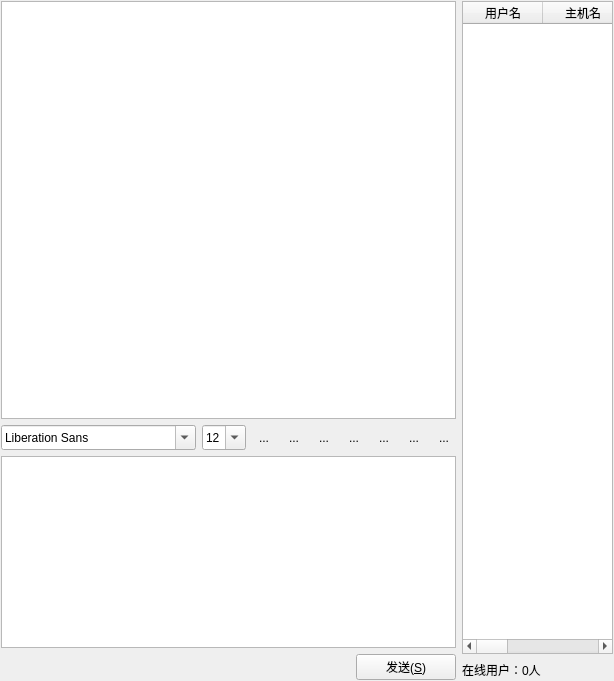
<?xml version="1.0" encoding="UTF-8"?>
<ui version="4.0">
 <class>BJChatWidget</class>
 <widget class="QWidget" name="Widget">
  <property name="geometry">
   <rect>
    <x>0</x>
    <y>0</y>
    <width>614</width>
    <height>681</height>
   </rect>
  </property>
  <property name="windowTitle">
   <string>局域网聊天</string>
  </property>
  <layout class="QHBoxLayout" name="horizontalLayout_4" stretch="3,1">
   <property name="leftMargin">
    <number>1</number>
   </property>
   <property name="topMargin">
    <number>1</number>
   </property>
   <property name="rightMargin">
    <number>1</number>
   </property>
   <property name="bottomMargin">
    <number>1</number>
   </property>
   <item>
    <layout class="QVBoxLayout" name="verticalLayout">
     <property name="spacing">
      <number>6</number>
     </property>
     <property name="sizeConstraint">
      <enum>QLayout::SetDefaultConstraint</enum>
     </property>
     <item>
      <widget class="QTextBrowser" name="textBrowser">
       <property name="sizePolicy">
        <sizepolicy hsizetype="Expanding" vsizetype="Expanding">
         <horstretch>0</horstretch>
         <verstretch>2</verstretch>
        </sizepolicy>
       </property>
       <property name="frameShadow">
        <enum>QFrame::Sunken</enum>
       </property>
       <property name="openExternalLinks">
        <bool>false</bool>
       </property>
      </widget>
     </item>
     <item>
      <layout class="QHBoxLayout" name="horizontalLayout">
       <item>
        <widget class="QFontComboBox" name="fontComboBox">
         <property name="sizePolicy">
          <sizepolicy hsizetype="Fixed" vsizetype="Fixed">
           <horstretch>0</horstretch>
           <verstretch>0</verstretch>
          </sizepolicy>
         </property>
         <property name="minimumSize">
          <size>
           <width>1</width>
           <height>25</height>
          </size>
         </property>
        </widget>
       </item>
       <item>
        <widget class="QComboBox" name="fontsizecomboBox">
         <property name="sizePolicy">
          <sizepolicy hsizetype="Fixed" vsizetype="Maximum">
           <horstretch>0</horstretch>
           <verstretch>0</verstretch>
          </sizepolicy>
         </property>
         <property name="minimumSize">
          <size>
           <width>0</width>
           <height>25</height>
          </size>
         </property>
         <property name="editable">
          <bool>true</bool>
         </property>
         <property name="currentIndex">
          <number>3</number>
         </property>
         <item>
          <property name="text">
           <string>9</string>
          </property>
         </item>
         <item>
          <property name="text">
           <string>10</string>
          </property>
         </item>
         <item>
          <property name="text">
           <string>11</string>
          </property>
         </item>
         <item>
          <property name="text">
           <string>12</string>
          </property>
         </item>
         <item>
          <property name="text">
           <string>13</string>
          </property>
         </item>
         <item>
          <property name="text">
           <string>14</string>
          </property>
         </item>
         <item>
          <property name="text">
           <string>15</string>
          </property>
         </item>
         <item>
          <property name="text">
           <string>16</string>
          </property>
         </item>
         <item>
          <property name="text">
           <string>17</string>
          </property>
         </item>
         <item>
          <property name="text">
           <string>18</string>
          </property>
         </item>
         <item>
          <property name="text">
           <string>19</string>
          </property>
         </item>
         <item>
          <property name="text">
           <string>20</string>
          </property>
         </item>
         <item>
          <property name="text">
           <string>21</string>
          </property>
         </item>
         <item>
          <property name="text">
           <string>22</string>
          </property>
         </item>
        </widget>
       </item>
       <item>
        <widget class="QToolButton" name="textbold">
         <property name="toolTip">
          <string>加粗</string>
         </property>
         <property name="autoFillBackground">
          <bool>false</bool>
         </property>
         <property name="text">
          <string>...</string>
         </property>
         <property name="icon">
          <iconset resource="resource.qrc">
           <normaloff>:/image/textbold.png</normaloff>:/image/textbold.png</iconset>
         </property>
         <property name="iconSize">
          <size>
           <width>24</width>
           <height>24</height>
          </size>
         </property>
         <property name="checkable">
          <bool>true</bool>
         </property>
         <property name="autoRaise">
          <bool>true</bool>
         </property>
        </widget>
       </item>
       <item>
        <widget class="QToolButton" name="textitalic">
         <property name="toolTip">
          <string>倾斜</string>
         </property>
         <property name="autoFillBackground">
          <bool>false</bool>
         </property>
         <property name="text">
          <string>...</string>
         </property>
         <property name="icon">
          <iconset resource="resource.qrc">
           <normaloff>:/image/textitalic.png</normaloff>:/image/textitalic.png</iconset>
         </property>
         <property name="iconSize">
          <size>
           <width>24</width>
           <height>24</height>
          </size>
         </property>
         <property name="checkable">
          <bool>true</bool>
         </property>
         <property name="autoRaise">
          <bool>true</bool>
         </property>
        </widget>
       </item>
       <item>
        <widget class="QToolButton" name="textUnderline">
         <property name="toolTip">
          <string>下划线</string>
         </property>
         <property name="autoFillBackground">
          <bool>false</bool>
         </property>
         <property name="text">
          <string>...</string>
         </property>
         <property name="icon">
          <iconset resource="resource.qrc">
           <normaloff>:/image/textunder.png</normaloff>:/image/textunder.png</iconset>
         </property>
         <property name="iconSize">
          <size>
           <width>24</width>
           <height>24</height>
          </size>
         </property>
         <property name="checkable">
          <bool>true</bool>
         </property>
         <property name="autoRaise">
          <bool>true</bool>
         </property>
        </widget>
       </item>
       <item>
        <widget class="QToolButton" name="textcolor">
         <property name="toolTip">
          <string>字体颜色</string>
         </property>
         <property name="autoFillBackground">
          <bool>false</bool>
         </property>
         <property name="text">
          <string>...</string>
         </property>
         <property name="icon">
          <iconset resource="resource.qrc">
           <normaloff>:/image/textcolor.png</normaloff>:/image/textcolor.png</iconset>
         </property>
         <property name="iconSize">
          <size>
           <width>24</width>
           <height>24</height>
          </size>
         </property>
         <property name="checkable">
          <bool>false</bool>
         </property>
         <property name="autoRaise">
          <bool>true</bool>
         </property>
        </widget>
       </item>
       <item>
        <widget class="QToolButton" name="sendfile">
         <property name="toolTip">
          <string>传送文件</string>
         </property>
         <property name="autoFillBackground">
          <bool>false</bool>
         </property>
         <property name="text">
          <string>...</string>
         </property>
         <property name="icon">
          <iconset resource="resource.qrc">
           <normaloff>:/image/fileopen.png</normaloff>:/image/fileopen.png</iconset>
         </property>
         <property name="iconSize">
          <size>
           <width>24</width>
           <height>24</height>
          </size>
         </property>
         <property name="checkable">
          <bool>false</bool>
         </property>
         <property name="autoRaise">
          <bool>true</bool>
         </property>
        </widget>
       </item>
       <item>
        <widget class="QToolButton" name="save">
         <property name="toolTip">
          <string>保存聊天记录</string>
         </property>
         <property name="autoFillBackground">
          <bool>false</bool>
         </property>
         <property name="text">
          <string>...</string>
         </property>
         <property name="icon">
          <iconset resource="resource.qrc">
           <normaloff>:/image/Floppy.png</normaloff>:/image/Floppy.png</iconset>
         </property>
         <property name="iconSize">
          <size>
           <width>24</width>
           <height>24</height>
          </size>
         </property>
         <property name="checkable">
          <bool>false</bool>
         </property>
         <property name="autoRaise">
          <bool>true</bool>
         </property>
        </widget>
       </item>
       <item>
        <widget class="QToolButton" name="clear">
         <property name="toolTip">
          <string>清空聊天记录</string>
         </property>
         <property name="autoFillBackground">
          <bool>false</bool>
         </property>
         <property name="text">
          <string>...</string>
         </property>
         <property name="icon">
          <iconset resource="resource.qrc">
           <normaloff>:/image/Bin (empty).png</normaloff>:/image/Bin (empty).png</iconset>
         </property>
         <property name="iconSize">
          <size>
           <width>24</width>
           <height>24</height>
          </size>
         </property>
         <property name="checkable">
          <bool>false</bool>
         </property>
         <property name="autoRaise">
          <bool>true</bool>
         </property>
        </widget>
       </item>
      </layout>
     </item>
     <item>
      <widget class="QTextEdit" name="textEdit">
       <property name="sizePolicy">
        <sizepolicy hsizetype="Expanding" vsizetype="Maximum">
         <horstretch>0</horstretch>
         <verstretch>1</verstretch>
        </sizepolicy>
       </property>
       <property name="font">
        <font>
         <family>宋体</family>
         <pointsize>12</pointsize>
        </font>
       </property>
       <property name="html">
        <string>&lt;!DOCTYPE HTML PUBLIC &quot;-//W3C//DTD HTML 4.0//EN&quot; &quot;http://www.w3.org/TR/REC-html40/strict.dtd&quot;&gt;
&lt;html&gt;&lt;head&gt;&lt;meta name=&quot;qrichtext&quot; content=&quot;1&quot; /&gt;&lt;style type=&quot;text/css&quot;&gt;
p, li { white-space: pre-wrap; }
&lt;/style&gt;&lt;/head&gt;&lt;body style=&quot; font-family:'宋体'; font-size:12pt; font-weight:400; font-style:normal;&quot;&gt;
&lt;p style=&quot;-qt-paragraph-type:empty; margin-top:0px; margin-bottom:0px; margin-left:0px; margin-right:0px; -qt-block-indent:0; text-indent:0px;&quot;&gt;&lt;br /&gt;&lt;/p&gt;&lt;/body&gt;&lt;/html&gt;</string>
       </property>
      </widget>
     </item>
     <item>
      <layout class="QHBoxLayout" name="horizontalLayout_2">
       <item>
        <spacer name="horizontalSpacer">
         <property name="orientation">
          <enum>Qt::Horizontal</enum>
         </property>
         <property name="sizeHint" stdset="0">
          <size>
           <width>40</width>
           <height>20</height>
          </size>
         </property>
        </spacer>
       </item>
       <item>
        <widget class="QPushButton" name="send">
         <property name="minimumSize">
          <size>
           <width>100</width>
           <height>25</height>
          </size>
         </property>
         <property name="text">
          <string>发送(&amp;S)</string>
         </property>
        </widget>
       </item>
      </layout>
     </item>
    </layout>
   </item>
   <item>
    <layout class="QGridLayout" name="gridLayout">
     <item row="0" column="0">
      <widget class="QTableWidget" name="tableWidget">
       <property name="toolTip">
        <string>在线用户信息列表</string>
       </property>
       <property name="frameShape">
        <enum>QFrame::StyledPanel</enum>
       </property>
       <property name="editTriggers">
        <set>QAbstractItemView::NoEditTriggers</set>
       </property>
       <property name="selectionMode">
        <enum>QAbstractItemView::SingleSelection</enum>
       </property>
       <property name="selectionBehavior">
        <enum>QAbstractItemView::SelectRows</enum>
       </property>
       <property name="showGrid">
        <bool>false</bool>
       </property>
       <property name="columnCount">
        <number>4</number>
       </property>
       <attribute name="horizontalHeaderDefaultSectionSize">
        <number>80</number>
       </attribute>
       <column>
        <property name="text">
         <string>用户名</string>
        </property>
        <property name="background">
         <color>
          <red>255</red>
          <green>85</green>
          <blue>0</blue>
         </color>
        </property>
        <property name="icon">
         <iconset>
          <normalon>:/image/User.png</normalon>
         </iconset>
        </property>
       </column>
       <column>
        <property name="text">
         <string>主机名</string>
        </property>
       </column>
       <column>
        <property name="text">
         <string>IP地址</string>
        </property>
        <property name="background">
         <color>
          <red>255</red>
          <green>85</green>
          <blue>0</blue>
         </color>
        </property>
       </column>
       <column/>
      </widget>
     </item>
     <item row="1" column="0">
      <layout class="QHBoxLayout" name="horizontalLayout_3">
       <item>
        <widget class="QLabel" name="onlineUser">
         <property name="sizePolicy">
          <sizepolicy hsizetype="Fixed" vsizetype="Preferred">
           <horstretch>0</horstretch>
           <verstretch>0</verstretch>
          </sizepolicy>
         </property>
         <property name="text">
          <string>在线用户：0人</string>
         </property>
        </widget>
       </item>
       <item>
        <spacer name="horizontalSpacer_2">
         <property name="orientation">
          <enum>Qt::Horizontal</enum>
         </property>
         <property name="sizeHint" stdset="0">
          <size>
           <width>30</width>
           <height>20</height>
          </size>
         </property>
        </spacer>
       </item>
      </layout>
     </item>
    </layout>
   </item>
  </layout>
 </widget>
 <layoutdefault spacing="6" margin="11"/>
 <resources>
  <include location="resource.qrc"/>
 </resources>
 <connections/>
</ui>
